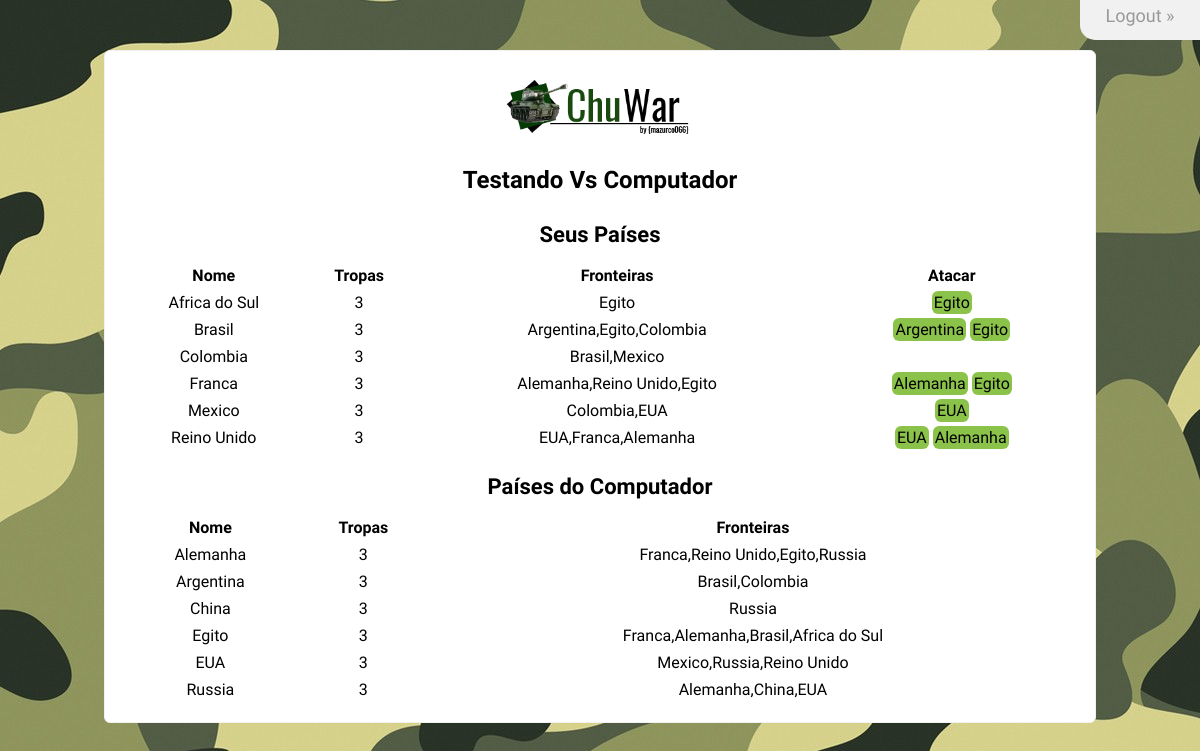
The page / (signed in) on the database its author committed.
### tables this page shows
CREATE TABLE `status_paises` (
  `ID` int(11) NOT NULL,
  `Jogo_ID` int(11) NOT NULL,
  `Pais_ID` int(11) NOT NULL,
  `Nome` varchar(50) NOT NULL,
  `tropas` int(11) NOT NULL,
  `Pertence` varchar(50) NOT NULL,
  `fronteiras` varchar(90) DEFAULT NULL
);

### includes/eventos.php (called while the page is built, shortened)
<?php
    $home="http://localhost/ChuvaInc/ChuWar/";
    $title="Chuwar - the Game";
    include("classes/DAO/DB.class.php");
    include("classes/DAO/Usuarios.class.php");
    include("classes/bean/Usuario.class.php");
    include("classes/bean/Computador.class.php");
    include("classes/bean/Pais.class.php");
    include("classes/bean/Jogo.class.php");
?>

### classes/bean/Usuario.class.php (called while the page is built, shortened)
<?php
class Usuario{
  private $id;
  private $nome;
  private $paises = NULL;
  public function setId($id){
    $this->id = $id;
  }
  public function getId(){
    return $this->id;
  }
  public function setNome($nome){
    $this->nome = $nome;
  }
  public function getNome(){
    return $this->nome;
  }
  public function setPaises($paises){
		$this->paises = $paises;
	}
	public function getPaises(){
		return $this->paises;
	}
}
?>

### classes/bean/Jogo.class.php (called while the page is built, shortened)
<?php
class Jogo{
  private $usuario;
  private $computador;
  function __construct(Usuario $user){
    $this->usuario = $user;
    $this->computador = new Computador();
    $this->Vpaises = $this->recuperaPaises();
  }
  function getPaisesUsuario(){
    return $this->usuario->getPaises();
  }
  function getPaisesComputador(){
    return $this->computador->getPaises();
  }
  function recuperaPaises(){
    $conexao = new DB;
    $conexao=$conexao->getConnection();
    $rs = $conexao->prepare("SELECT * FROM paises");
    if ($rs->execute()){
      $paises = [];
      while($pais = $rs->fetch(PDO::FETCH_OBJ)){
        $objeto = new Pais();
        $objeto->setID($pais->ID);
        $objeto->setNome($pais->Nome);
        $objeto->setTropas($pais->tropas);
        $objeto->setFronteiras($pais->fronteiras);
        $paises[] = $objeto;
      }
      return $paises;
    }
    else{
      $flash="OPS!... ouve algum erro em nosso Sistema. Por Favor contate administrador!";
      echo $flash;
    }
  }
  function carregaJogo(){
    $conexao = new DB;
    $conexao=$conexao->getConnection();
    $rs = $conexao->prepare("Select ID from jogos where id_usuario = ?");
    $id = $this->usuario->getId();
    $rs->bindParam(1,$id);
    if ($rs->execute()){
      $row = $rs->fetch(PDO::FETCH_OBJ);
      $idJogo = $row->ID;
      $rs = $conexao->prepare("SELECT * from status_paises WHERE Jogo_ID = ? and Pertence = 'Jogador'");
      $rs->bindParam(1,$idJogo);
      $rs->execute();
      if($rs->rowCount() > 0){
        $paisesUs = [];
        while($pais = $rs->fetch(PDO::FETCH_OBJ)){
          $objeto = new Pais();
          $objeto->setID($pais->Pais_ID);
          $objeto->setNome($pais->Nome);
          $objeto->setTropas($pais->tropas);
          $objeto->setFronteiras($pais->fronteiras);
          $paisesUs[] = $objeto;
        }
        $this->usuario->setPaises($paisesUs);
      }
      $rs = $conexao->prepare("SELECT * from status_paises WHERE Jogo_ID = ? and Pertence = 'Computador'");
      $rs->bindParam(1,$idJogo);
      $rs->execute();
      if($rs->rowCount() > 0){
        $paisesCp = [];
        while($pais = $rs->fetch(PDO::FETCH_OBJ)){
          $objeto = new Pais();
          $objeto->setID($pais->Pais_ID);
          $objeto->setNome($pais->Nome);
          $objeto->setTropas($pais->tropas);
          $objeto->setFronteiras($pais->fronteiras);
          $paisesCp[] = $objeto;
        }
        $this->computador->setPaises($paisesCp);
      }
    }
    else{
      $flash="OPS!... ouve algum erro em nosso Sistema. Por Favor contate administrador!";
      echo $flash;
    }
  }
}
 ?>

### classes/bean/Pais.class.php (called while the page is built, shortened)
<?php
class Pais{
	private $Nome;
	private $tropas;
	private $fronteiras;
	function setNome($nome){
		$this->Nome = $nome;
	}
	function getNome(){
		return $this->Nome;
	}
	function setTropas($Tropas){
		$this->tropas = $Tropas;
	}
	function getTropas(){
		return  $this->tropas;
	}
	function setFronteiras($fronteiras){
		$this->fronteiras = $fronteiras;
	}
	function getFronteiras(){
		return $this->fronteiras;
	}
}
?>

### classes/bean/Computador.class.php (called while the page is built)
<?php
class Computador{
  private $paises = NULL;
  public function setPaises($paises){
		$this->paises = $paises;
	}
	public function getPaises(){
		return $this->paises;
	}
}
?>

### includes/imprimeTabela.php (the view)
<p style="text-align: center; font: 400 22px Oswald;"><b>Seus Países</b></p>
<br>
<table width="100%" border="0">
        <tr>
            <th>Nome</th>
            <th>Tropas</th>
            <th>Fronteiras</th>
            <th>Atacar</th>
        </tr>
        <?php
          foreach ($Vusuario as $key => $value) {
        ?>
        <tr>
          <td style="text-align: center"><?php echo $value->getNome(); ?></td>
          <td style="text-align: center"><?php echo $value->getTropas(); ?></td>
          <td style="text-align: center"><?php echo $value->getFronteiras(); ?></td>
          <td style="text-align: center">
            <?php
              $front = $value->getFronteiras();
              $listaFronteiras = explode(",", $front);
              foreach ($listaFronteiras as $item => $valor){
                foreach ($Vcomputador as $pais => $p) {
                  $nomePais = $p->getNome();
                  if(strcmp($valor, $nomePais) == 0){
                    echo '<a id="ataque" href="!#">'.$nomePais.'</a>';
                  }
                }
              }
            ?>
          </td>
        </tr>
        <?php
          }
         ?>
</table>
<br>
<p style="text-align: center; font: 400 22px Oswald;"><b>Países do Computador</b></p>
<br>
<table width="100%" border="0">
        <tr>
            <th>Nome</th>
            <th>Tropas</th>
            <th>Fronteiras</th>
        </tr>
        <?php
          foreach ($Vcomputador as $key => $value) {
        ?>
        <tr>
          <td style="text-align: center"><?php echo $value->getNome(); ?></td>
          <td style="text-align: center"><?php echo $value->getTropas(); ?></td>
          <td style="text-align: center"><?php echo $value->getFronteiras(); ?></td>
        </tr>
        <?php
          }
         ?>
</table>

### index.php
<?php
    include("includes/eventos.php");
    if(isset($logado)){
        include("views/home.php");
    }
    else{
        include("views/login.php");
    }
?>

### views/home.php (shortened to what this page needs)
<html>
    <?php
    include("header.php");
    ?>
    <body>
        <div id="cadastro"><a href="index.php?acao=logout" title="Faça logout no Sistema!">Logout &raquo;</a></div>
        <div id="login" class="form bradius" style="top:50px; width: 80%;">
            <div class="logo"><a href="<?php echo $home;?>" title="<?php echo $title;?>"> <img src="img/logo.png" alt="logo" title="logotipo" width="200" height="58" /></a></div>
            <div class="acomodar" style="width: 100%; text-align: center; font: 400 24px Oswald;">
              <?php
                include("includes/carregaJogo.php");
               ?>
            </div>
            <?php
              include("includes/imprimeTabela.php");
             ?>
        </div>
    </body>
</html>

### views/header.php (shortened to what this page needs)
<head>
    <link rel="stylesheet" type="text/css" href="css/estilo.css"/>
</head>

### includes/carregaJogo.php
<?php
$usuario = new Usuario();
$usuario->setId($_SESSION["id"]);
$usuario->setNome($_SESSION["nome"]);
$usuario->setUsername($_SESSION["usuario"]);
$usuario->setSenha($_SESSION["senha"]);
echo "<br><b>".$usuario->getNome()." Vs Computador </b><br><br>";
$jogo = new Jogo($usuario);
if ($jogo->checaExistencia() == 0){
  $jogo->setPaisesUsuario();
  $jogo->setPaisesComputador();
  $Vusuario = $jogo->getPaisesUsuario();
  $Vcomputador = $jogo->getPaisesComputador();
  $jogo->novoJogo($Vusuario, $Vcomputador);
}
else{
  $jogo->carregaJogo();
  $Vusuario = $jogo->getPaisesUsuario();
  $Vcomputador = $jogo->getPaisesComputador();
}
?>

### css/estilo.css (style rules this page uses)
* { margin: 0; padding: 0; outline: none; list-style: none; }
a { text-decoration: none; }
body { font: 300 16px Oswald; background-image: url(../img/camo.jpeg); }
table { border-collapse: separate; border-spacing: 0 8px; margin-top: -8px; }
#login { width: 300px; margin: 0 auto; position: relative; top: 200px; border: 1px solid #f1f1f1; padding: 15px; background: #fff; }
#cadastro { border-bottom-left-radius: 15px; -webkit-border-bottom-left-radius: 15px; -moz-border-bottom-left-radius: 15px; height: 40px; width: 120px; background: #f1f1f1; text-align: center; position: absolute; right: 0; top: 0; z-index: 2; }
#cadastro a { padding-top: 5px; display: block; color: #999; font: 400 18px Oswald; }
#ataque { padding: 2px; margin: 2px; background: #8bc34a; color: #000; width: 50px; height: 40px; border-radius: 6px; -webkit-border-radius: 6px; -moz-border-radius: 6px; }
.logo { width: 200px; height: 58px; margin: 0 auto; padding: 7px; position: relative; top: 5px; }
.acomodar { margin: 0 auto; width: 250px; }
.bradius { border-radius: 6px; -webkit-border-radius: 6px; -moz-border-radius: 6px; }
.txt,.txt:focus,.sb,.sb:hover,#cadastro,#cadastro:hover,#ataque,#ataque:hover { transition: all 0.5s linear; -webkit-transition: all 0.5s linear; -moz-transition: all 0.5s linear; }

### rows shown on the page
status_paises: Nome "Africa do Sul", tropas "3", fronteiras "Egito"
status_paises: Nome "Egito", tropas "3", fronteiras "Franca,Alemanha,Brasil,Africa do Sul"
status_paises: Nome "Brasil", tropas "3", fronteiras "Argentina,Egito,Colombia"
status_paises: Nome "Argentina", tropas "3", fronteiras "Brasil,Colombia"
status_paises: Nome "Colombia", tropas "3", fronteiras "Brasil,Mexico"
status_paises: Nome "Franca", tropas "3", fronteiras "Alemanha,Reino Unido,Egito"
status_paises: Nome "Alemanha", tropas "3", fronteiras "Franca,Reino Unido,Egito,Russia"
status_paises: Nome "Mexico", tropas "3", fronteiras "Colombia,EUA"
status_paises: Nome "EUA", tropas "3", fronteiras "Mexico,Russia,Reino Unido"
status_paises: Nome "Reino Unido", tropas "3", fronteiras "EUA,Franca,Alemanha"
status_paises: Nome "China", tropas "3", fronteiras "Russia"
status_paises: Nome "Russia", tropas "3", fronteiras "Alemanha,China,EUA"

### other values the page prints
$usuario->getNome() "Testando"
